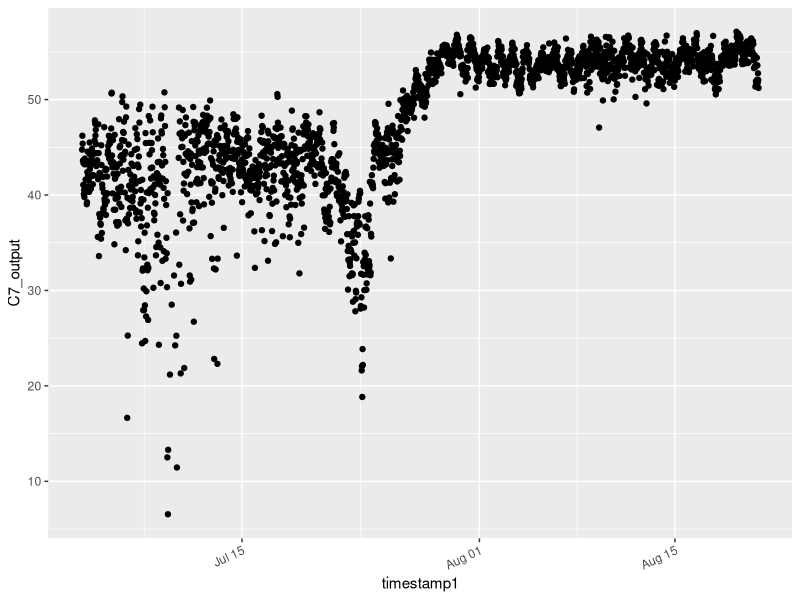
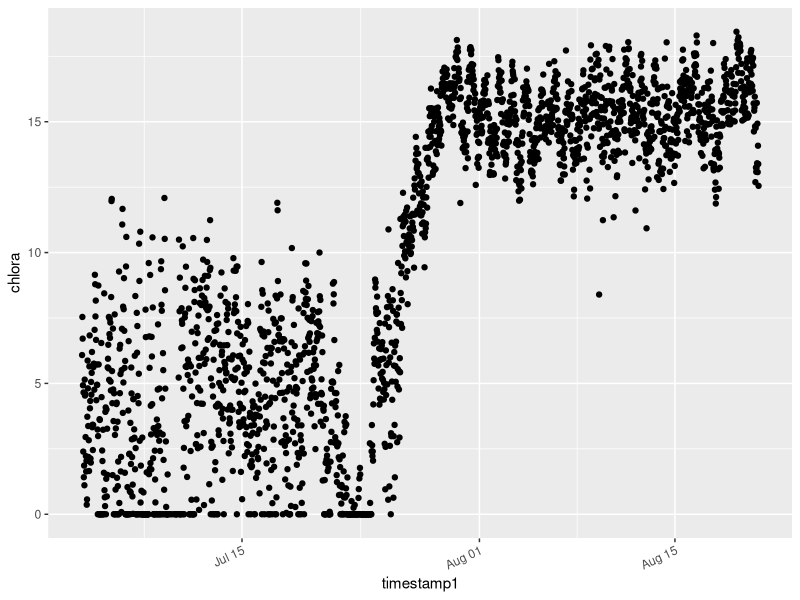
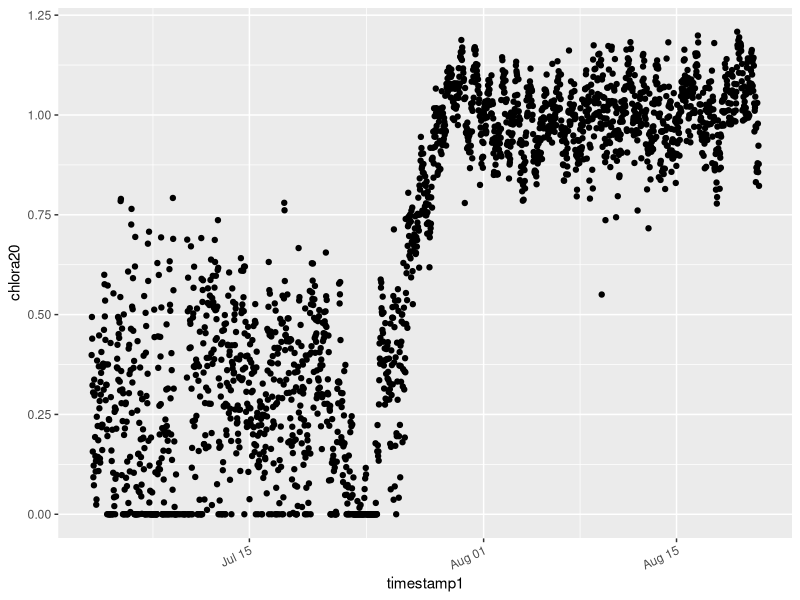
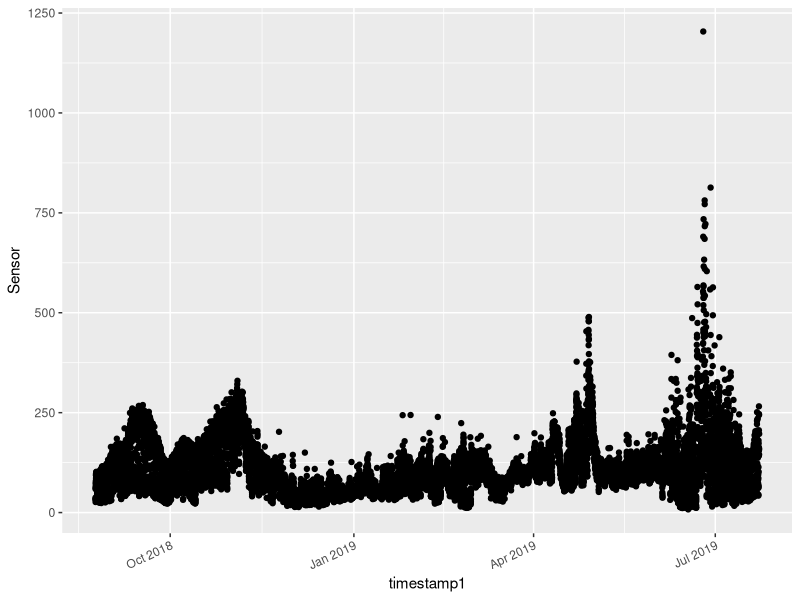

The R script that drew these images, in order: (Note: this script raises an error after producing the figures.)
# QA'QC for 1 C7 sensor optically formatted to measure chlorophyll-a
# Summer 2018 deployment

library(ggplot2)
library(scales)
library(dplyr)
library(lme4)
library(lmerTest)

### For later ###
# read in chl-a extractions: water_qualityCHLA.csv
chla1819 <- read.csv("water_qualityCHLA.csv", header=T)
names(chla1819)
summary(chla1819)
chla1819$ndate <- as.Date(as.Date.character(chla1819$date, format="%m/%d/%y"))
range(chla1819$ndate)

##########################
# Read in past year's data
old.datC7 <- read.csv("gl4.buoy.PMEC7.data.csv", header=T)

# Fix timestamp - so it is no longer a character:
old.datC7$timestamp1 <- as.POSIXct(old.datC7$timestamp, format= "%Y-%m-%d %H:%M")
range(old.datC7$timestamp1)
summary(old.datC7)

qplot(timestamp1, C7_output, data = old.datC7, geom="point") +
  #scale_x_datetime(date_breaks = "504 hour", labels = date_format("%b %d")) +
  theme(axis.text.x = element_text(angle = 25, vjust = 1.0, hjust = 1.0)) 

qplot(timestamp1, chlora, data = old.datC7, geom="point") +
  #scale_x_datetime(date_breaks = "504 hour", labels = date_format("%b %d")) +
  theme(axis.text.x = element_text(angle = 25, vjust = 1.0, hjust = 1.0)) 

#QAQC old data with extraction values, need add date 
old.datC7 <- transform(old.datC7, ndate = as.Date(timestamp1))

sum18comp <- left_join(old.datC7, chla1819[c("ndate", "depth","chl_a")],
                  by = c("ndate" = "ndate"))
summary(sum18comp)
summary(chla1819)

p <- ggplot(sum18comp) +
  geom_point(aes(x=ndate, y=(C7_output)), color="#57a6ad", alpha = 0.2) +
  geom_point(aes(x=ndate, y=(chl_a)), shape = 17, color="#316326", alpha = 0.8)  +
  theme_classic() 

p <- ggplot(sum18comp, aes(x=chl_a, y=C7_output)) +
  geom_point(alpha = 0.2)  +
  stat_smooth(method ="lm") +
  theme_classic()  

# get a beta value
sum18comp.mod <- lmer(chl_a ~ C7_output + (1|depth.y), data=sum18comp)
summary(sum18comp.mod)

#Transfor output for chl-a estimate
old.datC7$chlora20 <- (old.datC7$chlora * 0.065541)

qplot(timestamp1, chlora20, data = old.datC7, geom="point") +
  #scale_x_datetime(date_breaks = "504 hour", labels = date_format("%b %d")) +
  theme(axis.text.x = element_text(angle = 25, vjust = 1.0, hjust = 1.0)) 

summary(old.datC7)

##############################
### Winter 2018 Deployment ###

### 3m C7 sensor ###
# 1. Read in new raw data at depth (for 2018-2019): C7_240115_180823_190723_3m.TXT
C7.3m <- read.delim("C7_240115_180823_190723_3m.TXT", header=T, sep = ',')
names(C7.3m)
summary(C7.3m)

###
# 2. fix timestamp
C7.3m$timestamp1 <- as.POSIXct(C7.3m$Mountain.Standard.Time, format="%Y-%m-%d %H:%M:%OS")
range(C7.3m$timestamp1)

# restrict for date range
C7.3m <- subset(C7.3m,timestamp1 >= as.POSIXct('2018-08-24 13:00:00') & 
                  timestamp1 <= as.POSIXct('2019-07-23 00:00:00'))
range(C7.3m$timestamp1)

qplot(timestamp1, Sensor, data = C7.3m, geom="point") +
  #scale_x_datetime(date_breaks = "504 hour", labels = date_format("%b %d")) +
  theme(axis.text.x = element_text(angle = 25, vjust = 1.0, hjust = 1.0))

summary(C7.3m)

#QAQC old data with extraction values, need add date 
C7.3m <- transform(C7.3m, ndate = as.Date(timestamp1))

win18comp <- left_join(C7.3m, chla1819[c("ndate", "depth","chl_a")],
                       by = c("ndate" = "ndate"))
summary(win18comp)
summary(chla1819)

p <- ggplot(win18comp) +
  geom_point(aes(x=ndate, y=(Sensor)), color="#57a6ad", alpha = 0.2) +
  geom_point(aes(x=ndate, y=(chl_a)), shape = 17, color="#316326", alpha = 0.8)  +
  theme_classic() 

# get a beta value
win18comp.mod <- lmer(chl_a ~ Sensor + (1|depth), data=win18comp)
summary(win18comp.mod)

#Transfor output for chl-a estimate
C7.3m$chlora20 <- (C7.3m$Sensor * 0.001158)

qplot(timestamp1, chlora20, data = C7.3m, geom="point") +
  #scale_x_datetime(date_breaks = "504 hour", labels = date_format("%b %d")) +
  theme(axis.text.x = element_text(angle = 25, vjust = 1.0, hjust = 1.0)) 

summary(C7.3m)

# add in column for depth, deployment and sensor 
C7.3m$depth <- 3
C7.3m$deployment <- "Winter2018"
C7.3m$sensor <- 240115

#######################################################
########## ALL DO + Winter2018 DATA #################

###
# 1. Add in year 
PME_C7_winter18 <- transform(C7.3m,
                              year = as.numeric(format(timestamp1, '%Y')))

names(old.datC7)

names(PME_C7_winter18)
###
# 3.select for relevant parameters
old.datC7_1 <- subset(old.datC7, select=c(sensor, deployment, year, timestamp1, depth,
                                          temperature, C7_output, gain, chlora20,
                                          battery))
###
# 3.select for relevant parameters
PME_C7_winter18_1 <- subset(PME_C7_winter18, select=c(sensor, deployment, year, timestamp1, depth,
                                                      Temperature, Sensor, Gain, chlora20,
                                                      Battery))
###
# 4. change names
colnames(PME_C7_winter18_1)[6] = "temperature"
colnames(PME_C7_winter18_1)[7] = "C7_output"
colnames(PME_C7_winter18_1)[8] = "gain"
colnames(PME_C7_winter18_1)[10] = "battery"

###
# 5. Add winter 2018 to summer 2018
PME_C7_agg18 <- rbind(old.datC7_1, PME_C7_winter18_1)
summary(PME_C7_agg18)

# Plot and facet by deployment:
p <- ggplot(PME_C7_agg18, aes(x=timestamp1, y=(chlora20), colour =as.factor(depth))) +
  geom_point(alpha = 0.5) +
  #stat_smooth(method="lm", se=TRUE, formula=y ~ poly(x, 3, raw=TRUE), alpha=0.15) +
  scale_x_datetime(date_breaks = "504 hour", labels = date_format("%b %d")) +
  theme_classic() + xlab("Time stamp") 


##############################
### Summer 2019 Deployment ###
C7.9m <- read.delim("C7_240115_190730_190820_9m.TXT", header=T, sep = ',')
names(C7.9m)
summary(C7.9m)

###
# 2. fix timestamp
C7.9m$timestamp1 <- as.POSIXct(C7.9m$Mountain.Standard.Time, format="%Y-%m-%d %H:%M:%OS")
range(C7.9m$timestamp1)

# restrict for date range
C7.9m <- subset(C7.9m,timestamp1 >= as.POSIXct('2019-07-30 12:00:00') & 
                    timestamp1 <= as.POSIXct('2019-08-20 00:00:00'))

qplot(timestamp1, Sensor, data = C7.9m, geom="point") +
  #scale_x_datetime(date_breaks = "504 hour", labels = date_format("%b %d")) +
  theme(axis.text.x = element_text(angle = 25, vjust = 1.0, hjust = 1.0))

summary(C7.9m)

#QAQC old data with extraction values, need add date 
C7.9m <- transform(C7.9m, ndate = as.Date(timestamp1))

sum19comp <- left_join(C7.9m, chla1819[c("ndate", "depth","chl_a")],
                       by = c("ndate" = "ndate"))
summary(sum19comp)

p <- ggplot(sum19comp) +
  geom_point(aes(x=ndate, y=(Sensor)), color="#57a6ad", alpha = 0.2) +
  geom_point(aes(x=ndate, y=(chl_a)), shape = 17, color="#316326", alpha = 0.8)  +
  theme_classic() 

# get a beta value
sum19comp.mod <- lmer(chl_a ~ Sensor + (1|depth), data=sum19comp)
summary(sum19comp.mod)

#Transfor output for chl-a estimate
C7.9m$chlora20 <- (C7.9m$Sensor * 3.437e-03)

qplot(timestamp1, chlora20, data = C7.9m, geom="point") +
  #scale_x_datetime(date_breaks = "504 hour", labels = date_format("%b %d")) +
  theme(axis.text.x = element_text(angle = 25, vjust = 1.0, hjust = 1.0)) 

summary(C7.9m)

# add in column for depth, deployment and sensor 
C7.9m$depth <- 9
C7.9m$deployment <- "Summer2019"
C7.9m$sensor <- 240115

######################################################
########## ALL DO + Winter2018 DATA #################

###
# 1. Add in year 
PME_C7_summer2019 <- transform(C7.9m,
                                year = as.numeric(format(timestamp1, '%Y')))
names(PME_C7_summer2019)
names(PME_C7_summer2019)

# 3.select for relevant parameters
PME_C7_summer2019_1 <- subset(PME_C7_summer2019, select=c(sensor, deployment, year, timestamp1, depth,
                                                      Temperature, Sensor, Gain, chlora20,
                                                      Battery))
###
# 4. change names
colnames(PME_C7_summer2019_1)[6] = "temperature"
colnames(PME_C7_summer2019_1)[7] = "C7_output"
colnames(PME_C7_summer2019_1)[8] = "gain"
colnames(PME_C7_summer2019_1)[10] = "battery"

###
# 5. Add winter 2018 to summer 2018
PME_C7_agg19 <- rbind(PME_C7_agg18, PME_C7_summer2019_1)
summary(PME_C7_agg19)

# Plot and facet by deployment:
p <- ggplot(PME_C7_agg19, aes(x=timestamp1, y=(chlora20), colour =as.factor(depth))) +
  geom_point(alpha = 0.5) +
  #stat_smooth(method="lm", se=TRUE, formula=y ~ poly(x, 3, raw=TRUE), alpha=0.15) +
  scale_x_datetime(date_breaks = "504 hour", labels = date_format("%b %d")) +
  theme_classic() + xlab("Time stamp") 

summary(PME_C7_agg19)

colnames(PME_C7_agg19)[4] = "timestamp"
colnames(PME_C7_agg19)[9] = "est.chl_a"

#write.csv(PME_C7_agg19, "Summer2019_PME_C7.csv") # complied data file of all DO sensors along buoy line
